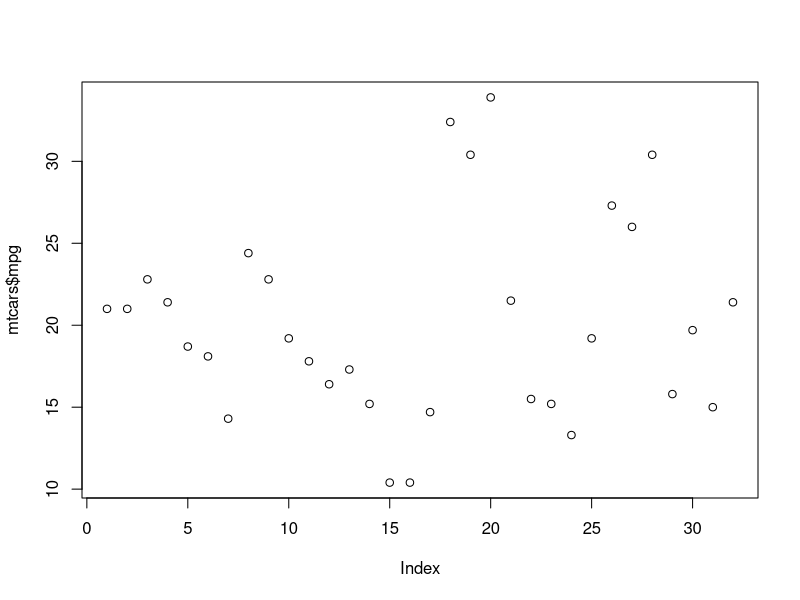
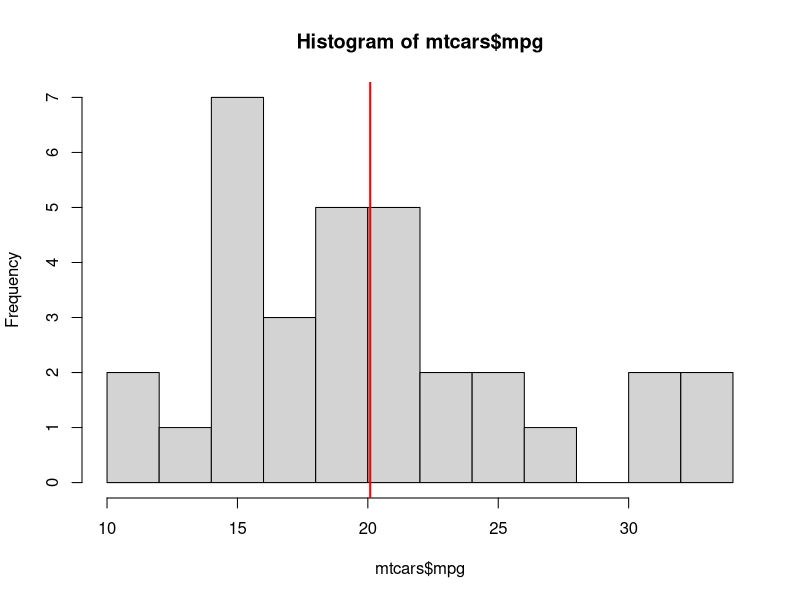
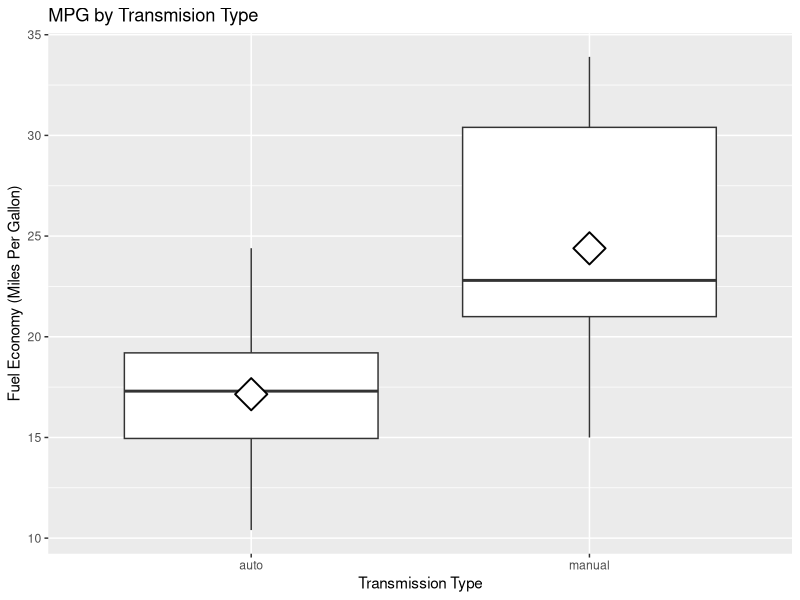
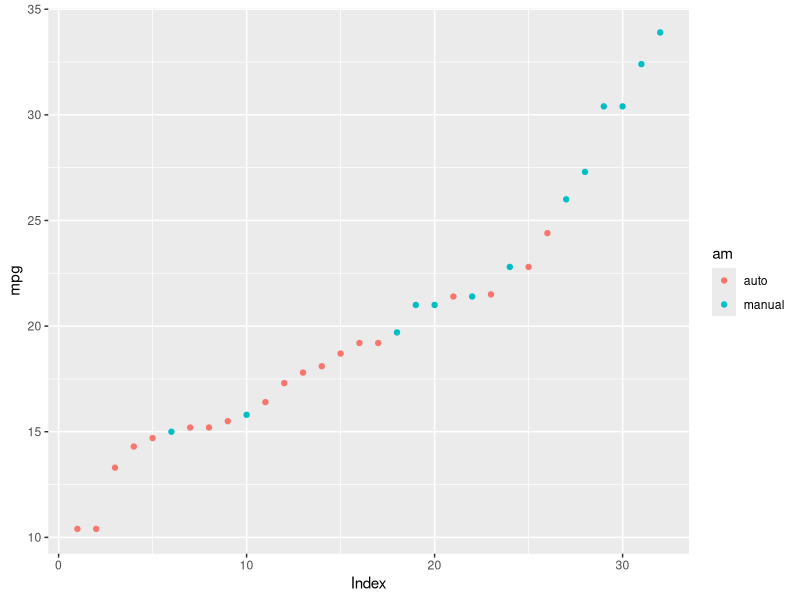
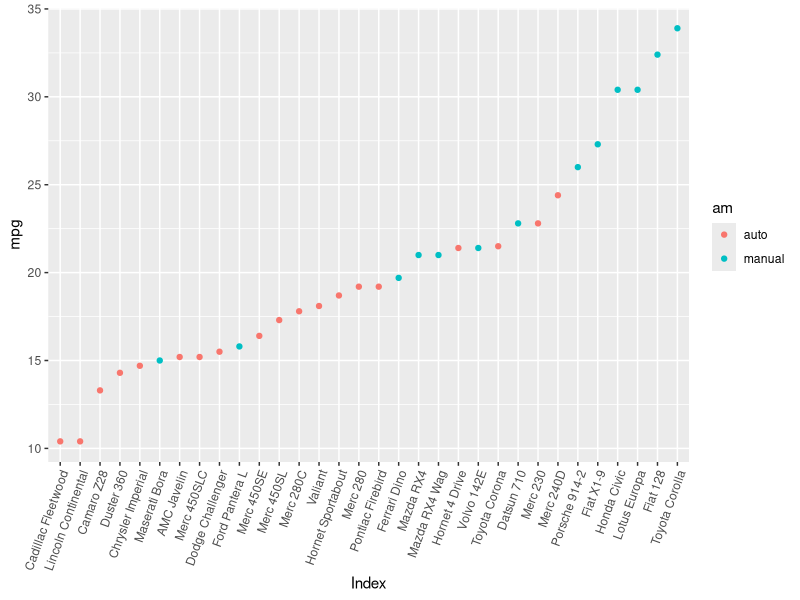
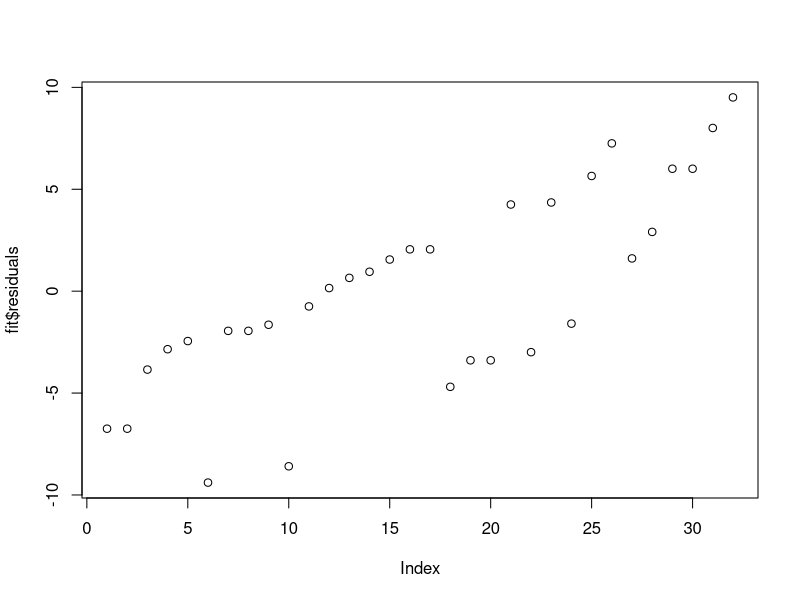
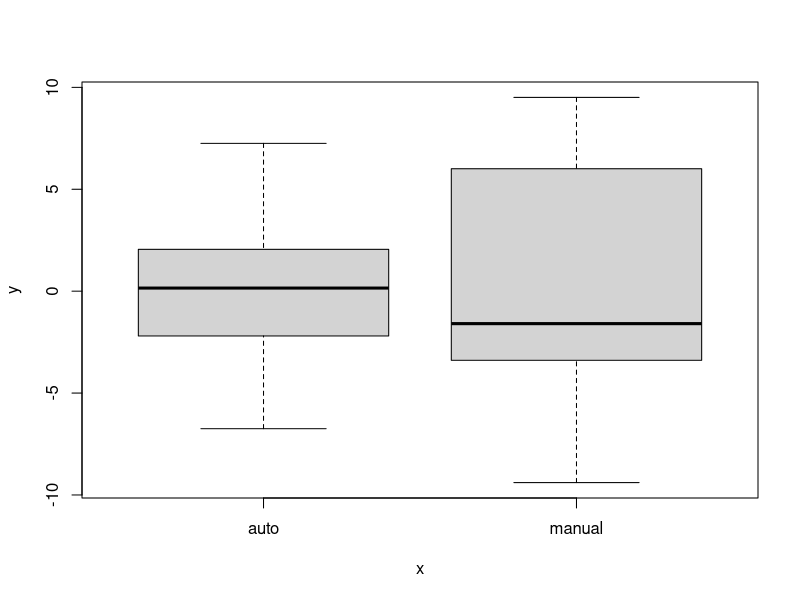
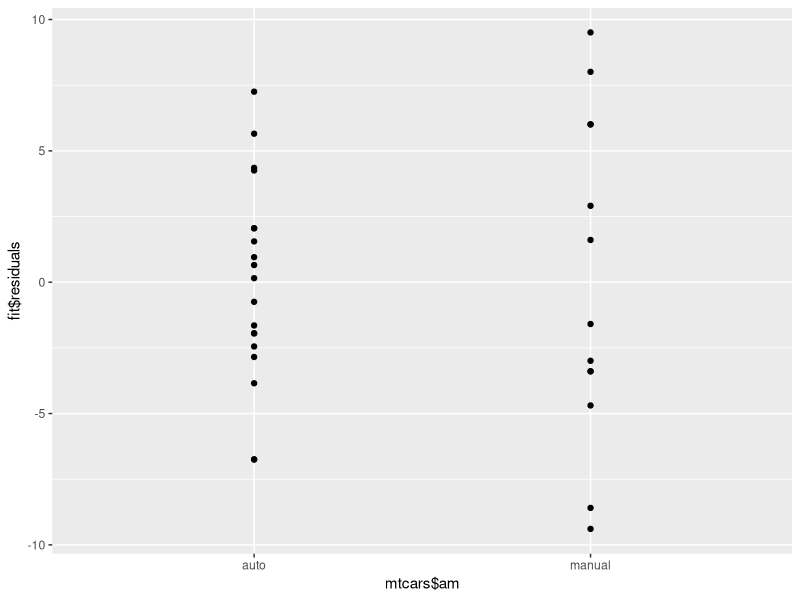

Source code (R) for these figures, in order:
###MPG Analysis

###key questions
###Is an automatic or manual transmission better for MPG? Better = more MPG
###Quantify the MPG difference between automatic and manual transmissions-i.e. manual associated with XX additional mpg ctp

###load required packages
library(ggplot2)
library(plyr)


###grab the data

data("mtcars")
str(mtcars)
summary(mtcars$mpg)
head(mtcars)
?mtcars
###key stats
###32 obs of 11 vars including our  of interest

table(mtcars$am)
###19 automatics and 13 manuals so a relativley even split



###get trans type as a factor 
mtcars$am<-factor(mtcars$am)
levels(mtcars$am)<-c("auto","manual")

###Lets add vehicle type as a variable just for fun
mtcars$model<-row.names(mtcars)


plot(mtcars$mpg)
###from the scatter plot mpg is all over the map


hist(mtcars$mpg, breaks = 10)
abline(v=mean(mtcars$mpg), col="red", lwd=2)
###the hist is vaugely normal-a bit weight to the left with mean 20 mpg

g<-ggplot(mtcars, aes(x=am, y=mpg))
g<-g+geom_boxplot(notch = F)+xlab("Transmission Type")+ylab("Fuel Economy (Miles Per Gallon)")+ggtitle("MPG by Transmision Type")+stat_summary(fun.y = "mean",shape=23, size=2, fill="white")
g
###looks like a big difference in both center and spread based on transmission type.  Manual transmissions have higher average mpg and greater variability

###lets arrange in order of mpg
mtcars<-arrange(mtcars, mpg)
g<-ggplot(mtcars, aes(y=mpg, x=seq_along(mpg), color=am))+geom_point()+xlab("Index")
g

###lets add the models for fun 
g<-ggplot(mtcars, aes(y=mpg, x=reorder(model, mpg, sum), color=am))+geom_point()+xlab("Index")+theme(axis.text.x=element_text(angle=70, hjust=1, vjust=1))
g

###rather than a standard scatterplot-I've arranged by mpg and we can see that thse at the low end are almost all automatics 


###looks like pretty good initial evidence that transmision type does matter and that manual is associated with greater fuel economy.  But we haven't explored other variables.

###Ho: Mean(mpg|auto)-mean(mpg|manual)=0
###Ha: Mean(mpg|auto)-mean(mpg|manual)!=0

### We could do a quick t test to see if the difference is signficant
auto<-subset(mtcars, am=="auto")
manual<-subset(mtcars, am=="manual")

test<-t.test(auto$mpg, manual$mpg, paired = FALSE)

test$conf
test$p.value
###0 not included in confidence interval and pvalue less than .05 good evidence that theobserbved diffrence is statsically signficant 


###now lets fit a linear model with mpg as the outcome and transmision type as the predictor 

fit<-lm(mpg~am, mtcars)
summary(fit)

###the coeffcient on tranmission type 7.245 is statistically signficant and implies that all else being equal a car with manual transmision wil get 7.245 mpg more than one with an automatic 
###transmission.  The R2 indicates that transmission types explains 35.8% of the observed variation in fuel economy. 

plot(fit$residuals)
plot(mtcars$am, fit$residuals)
qplot(mtcars$am, fit$residuals)

####now lets try all the vars
fitall<-lm(mpg~., data=mtcars)
summary(fitall)$coef

###the only thing signficant at all (at .1 is wt)

